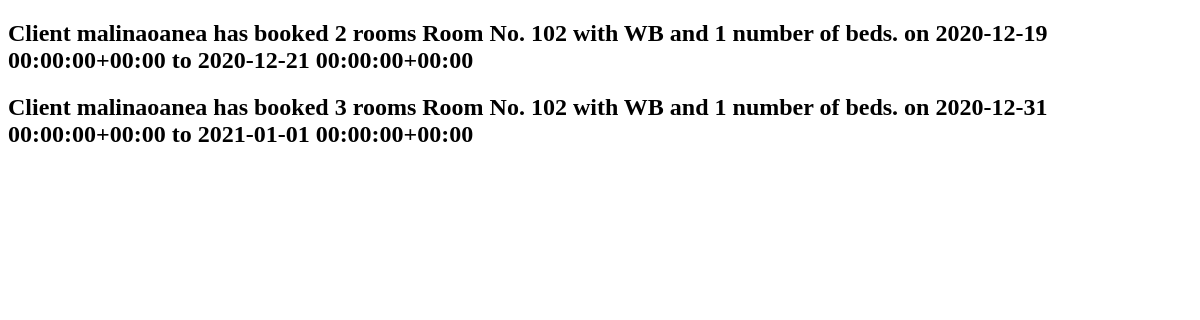
Before: /book_list/ with the older database file.
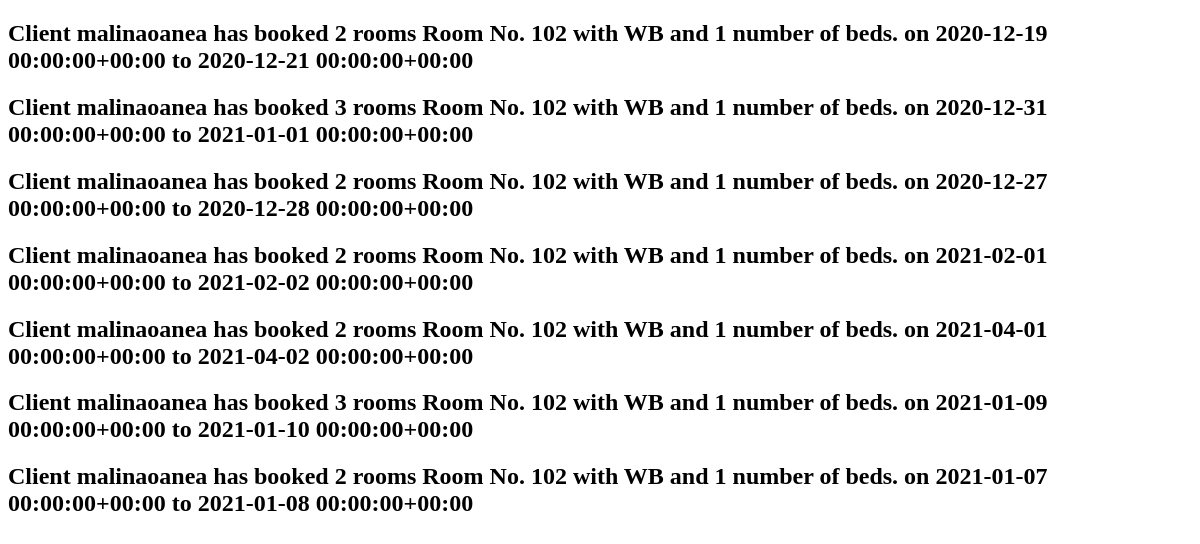
After: the same page with the newer database file.
### innapp/models.py (models this page shows)
class Book(models.Model):
    client = models.ForeignKey(settings.AUTH_USER_MODEL, on_delete=models.CASCADE)
    room = models.ForeignKey(Room, on_delete=models.CASCADE)
    check_in = models.DateTimeField()
    check_out = models.DateTimeField()
    number_of_rooms = models.IntegerField(default=0)
    def __str__(self):
        return 'Client {} has booked {} rooms {} on {} to {}'.format(self.client, self.number_of_rooms, self.room, self.check_in, self.check_out)

class Room(models.Model):
    ROOM_CATEGORIES = ( ('WB', 'bathroom'), ('NB', 'nbathroom'))
    number = models.IntegerField(default=0)
    category = models.CharField(max_length=5, choices=ROOM_CATEGORIES)
    beds = models.IntegerField(default=0)
    capacity = models.IntegerField(default=0)
    def __str__(self):
        return 'Room No. {} with {} and {} number of beds.'.format(self.number, self.category, self.beds)

### innapp/views.py (the view)
# urls.py: path('book_list/', BookList.as_view(), name='book_list'),
class BookList(ListView):
    model = Book

### innapp/templates/innapp/book_list.html (shortened to what this page needs)
<!DOCTYPE html>
<head>
</head>
<body>
    {% for b in book_list%}
    <h2>{{b}}</h2>
    {% endfor %}
</body>
</html>

Changed rows visible on the page:
added Book: client+number_of_rooms+room "Client malinaoanea has booked 2 rooms Room No. 102 with WB and 1 number of beds. on 2020-12-27 00:00:00+00:00 to 2020-12-28 00:00:00+00:00"
added Book: client+number_of_rooms+room "Client malinaoanea has booked 2 rooms Room No. 102 with WB and 1 number of beds. on 2021-02-01 00:00:00+00:00 to 2021-02-02 00:00:00+00:00"
added Book: client+number_of_rooms+room "Client malinaoanea has booked 2 rooms Room No. 102 with WB and 1 number of beds. on 2021-04-01 00:00:00+00:00 to 2021-04-02 00:00:00+00:00"
added Book: client+number_of_rooms+room "Client malinaoanea has booked 3 rooms Room No. 102 with WB and 1 number of beds. on 2021-01-09 00:00:00+00:00 to 2021-01-10 00:00:00+00:00"
added Book: client+number_of_rooms+room "Client malinaoanea has booked 2 rooms Room No. 102 with WB and 1 number of beds. on 2021-01-07 00:00:00+00:00 to 2021-01-08 00:00:00+00:00"
